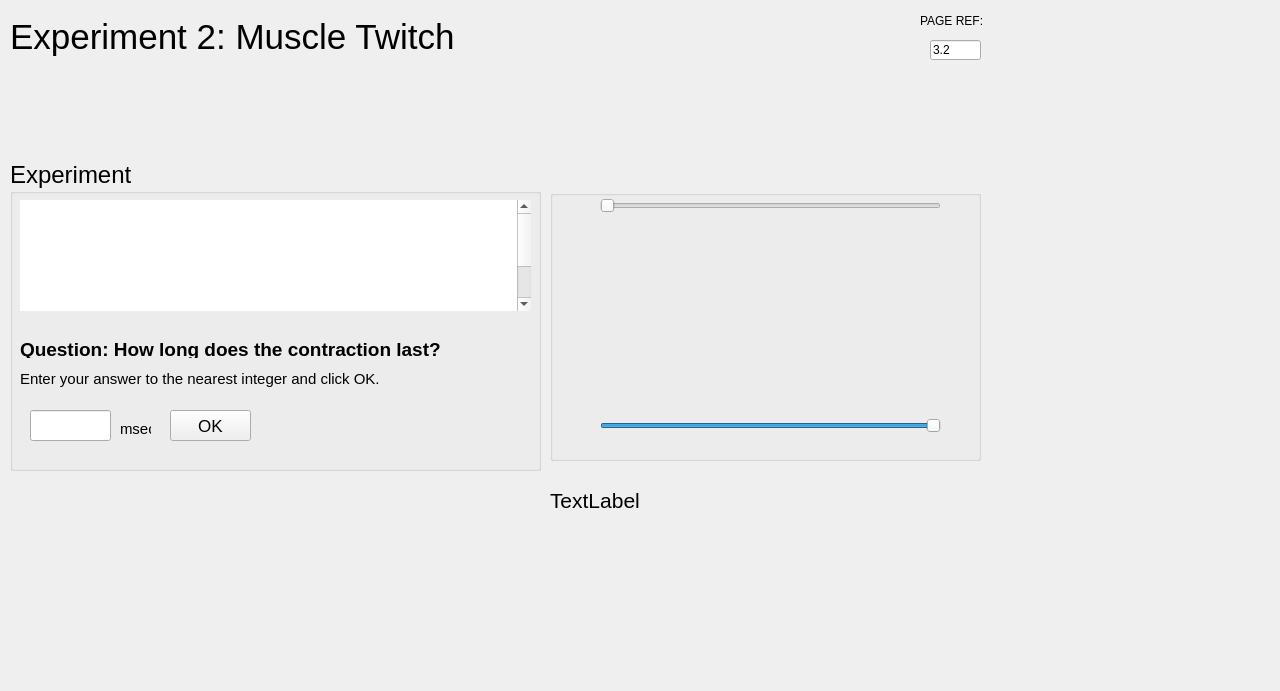
<?xml version="1.0" encoding="UTF-8"?>
<ui version="4.0">
 <class>MainWindow</class>
 <widget class="QMainWindow" name="MainWindow">
  <property name="geometry">
   <rect>
    <x>0</x>
    <y>0</y>
    <width>1280</width>
    <height>691</height>
   </rect>
  </property>
  <property name="windowTitle">
   <string>MainWindow</string>
  </property>
  <widget class="QWidget" name="centralwidget">
   <widget class="QPushButton" name="pushButtonBack">
    <property name="geometry">
     <rect>
      <x>13</x>
      <y>703</y>
      <width>75</width>
      <height>23</height>
     </rect>
    </property>
    <property name="sizePolicy">
     <sizepolicy hsizetype="Maximum" vsizetype="Fixed">
      <horstretch>0</horstretch>
      <verstretch>0</verstretch>
     </sizepolicy>
    </property>
    <property name="text">
     <string>BACK</string>
    </property>
   </widget>
   <widget class="QPushButton" name="pushButtonNext">
    <property name="geometry">
     <rect>
      <x>94</x>
      <y>703</y>
      <width>75</width>
      <height>23</height>
     </rect>
    </property>
    <property name="sizePolicy">
     <sizepolicy hsizetype="Maximum" vsizetype="Fixed">
      <horstretch>0</horstretch>
      <verstretch>0</verstretch>
     </sizepolicy>
    </property>
    <property name="text">
     <string>NEXT</string>
    </property>
   </widget>
   <widget class="QPushButton" name="pushButtonMenu">
    <property name="enabled">
     <bool>true</bool>
    </property>
    <property name="geometry">
     <rect>
      <x>917</x>
      <y>703</y>
      <width>75</width>
      <height>23</height>
     </rect>
    </property>
    <property name="sizePolicy">
     <sizepolicy hsizetype="Maximum" vsizetype="Fixed">
      <horstretch>0</horstretch>
      <verstretch>0</verstretch>
     </sizepolicy>
    </property>
    <property name="minimumSize">
     <size>
      <width>50</width>
      <height>20</height>
     </size>
    </property>
    <property name="text">
     <string>MENU</string>
    </property>
   </widget>
   <widget class="QProgressBar" name="progressBar">
    <property name="geometry">
     <rect>
      <x>175</x>
      <y>704</y>
      <width>649</width>
      <height>21</height>
     </rect>
    </property>
    <property name="sizePolicy">
     <sizepolicy hsizetype="Minimum" vsizetype="Fixed">
      <horstretch>0</horstretch>
      <verstretch>0</verstretch>
     </sizepolicy>
    </property>
    <property name="value">
     <number>1</number>
    </property>
    <property name="textVisible">
     <bool>false</bool>
    </property>
   </widget>
   <widget class="QLabel" name="labelPage">
    <property name="geometry">
     <rect>
      <x>830</x>
      <y>700</y>
      <width>81</width>
      <height>20</height>
     </rect>
    </property>
    <property name="sizePolicy">
     <sizepolicy hsizetype="Maximum" vsizetype="Preferred">
      <horstretch>0</horstretch>
      <verstretch>0</verstretch>
     </sizepolicy>
    </property>
    <property name="font">
     <font>
      <pointsize>11</pointsize>
      <weight>75</weight>
      <bold>true</bold>
     </font>
    </property>
    <property name="styleSheet">
     <string notr="true">color: rgb(255, 255, 255);</string>
    </property>
    <property name="text">
     <string>PAGE 2 / 5</string>
    </property>
   </widget>
   <widget class="QLineEdit" name="lineEdit">
    <property name="geometry">
     <rect>
      <x>930</x>
      <y>40</y>
      <width>51</width>
      <height>20</height>
     </rect>
    </property>
    <property name="sizePolicy">
     <sizepolicy hsizetype="Ignored" vsizetype="Fixed">
      <horstretch>0</horstretch>
      <verstretch>0</verstretch>
     </sizepolicy>
    </property>
    <property name="text">
     <string>3.2</string>
    </property>
    <property name="readOnly">
     <bool>true</bool>
    </property>
   </widget>
   <widget class="QLabel" name="labelPageRef">
    <property name="geometry">
     <rect>
      <x>920</x>
      <y>10</y>
      <width>71</width>
      <height>21</height>
     </rect>
    </property>
    <property name="sizePolicy">
     <sizepolicy hsizetype="Maximum" vsizetype="Preferred">
      <horstretch>0</horstretch>
      <verstretch>0</verstretch>
     </sizepolicy>
    </property>
    <property name="text">
     <string>PAGE REF:</string>
    </property>
   </widget>
   <widget class="QLabel" name="labelCurrentWindow">
    <property name="geometry">
     <rect>
      <x>10</x>
      <y>0</y>
      <width>571</width>
      <height>74</height>
     </rect>
    </property>
    <property name="font">
     <font>
      <pointsize>26</pointsize>
     </font>
    </property>
    <property name="text">
     <string>Experiment 2: Muscle Twitch</string>
    </property>
   </widget>
   <widget class="QGroupBox" name="groupBox_2">
    <property name="geometry">
     <rect>
      <x>10</x>
      <y>160</y>
      <width>531</width>
      <height>311</height>
     </rect>
    </property>
    <property name="font">
     <font>
      <pointsize>18</pointsize>
     </font>
    </property>
    <property name="title">
     <string>Experiment</string>
    </property>
    <widget class="QTextEdit" name="textEdit">
     <property name="geometry">
      <rect>
       <x>10</x>
       <y>40</y>
       <width>511</width>
       <height>111</height>
      </rect>
     </property>
     <property name="font">
      <font>
       <pointsize>21</pointsize>
      </font>
     </property>
     <property name="frameShape">
      <enum>QFrame::NoFrame</enum>
     </property>
     <property name="html">
      <string>&lt;!DOCTYPE HTML PUBLIC &quot;-//W3C//DTD HTML 4.0//EN&quot; &quot;http://www.w3.org/TR/REC-html40/strict.dtd&quot;&gt;
&lt;html&gt;&lt;head&gt;&lt;meta name=&quot;qrichtext&quot; content=&quot;1&quot; /&gt;&lt;style type=&quot;text/css&quot;&gt;
p, li { white-space: pre-wrap; }
&lt;/style&gt;&lt;/head&gt;&lt;body style=&quot; font-family:'.AppleSystemUIFont'; font-size:21pt; font-weight:400; font-style:normal;&quot;&gt;
&lt;p align=&quot;justify&quot; style=&quot; margin-top:0px; margin-bottom:0px; margin-left:0px; margin-right:0px; -qt-block-indent:0; text-indent:0px;&quot;&gt;&lt;a name=&quot;docs-internal-guid-0e78bb74-7fff-60c2-4db2-217823a9ece0&quot;&gt;&lt;/a&gt;&lt;span style=&quot; font-family:'Times New Roman'; font-size:18pt; color:#ffffff; background-color:transparent;&quot;&gt;T&lt;/span&gt;&lt;span style=&quot; font-family:'Times New Roman'; font-size:18pt; color:#ffffff; background-color:transparent;&quot;&gt;he stimulus, muscle action potential and muscle contraction have been recorded simultaneously using a 3-channel recorder.&lt;/span&gt;&lt;/p&gt;
&lt;p align=&quot;justify&quot; style=&quot; margin-top:0px; margin-bottom:0px; margin-left:0px; margin-right:0px; -qt-block-indent:0; text-indent:0px;&quot;&gt;&lt;span style=&quot; font-family:'Times New Roman'; font-size:18pt; color:#ffffff; background-color:transparent;&quot;&gt;The muscle contraction is calibrated in g weight, but the action potential is recorded using arbitrary scale.&lt;/span&gt;&lt;/p&gt;&lt;/body&gt;&lt;/html&gt;</string>
     </property>
    </widget>
    <widget class="QLabel" name="label_3">
     <property name="geometry">
      <rect>
       <x>10</x>
       <y>180</y>
       <width>571</width>
       <height>18</height>
      </rect>
     </property>
     <property name="font">
      <font>
       <pointsize>14</pointsize>
       <weight>75</weight>
       <bold>true</bold>
      </font>
     </property>
     <property name="text">
      <string>Question: How long does the contraction last? </string>
     </property>
    </widget>
    <widget class="QLabel" name="label_4">
     <property name="geometry">
      <rect>
       <x>10</x>
       <y>210</y>
       <width>571</width>
       <height>18</height>
      </rect>
     </property>
     <property name="font">
      <font>
       <pointsize>11</pointsize>
      </font>
     </property>
     <property name="text">
      <string>Enter your answer to the nearest integer and click OK.</string>
     </property>
    </widget>
    <widget class="QLineEdit" name="lineEditQuestion1">
     <property name="geometry">
      <rect>
       <x>20</x>
       <y>250</y>
       <width>81</width>
       <height>31</height>
      </rect>
     </property>
     <property name="text">
      <string/>
     </property>
    </widget>
    <widget class="QPushButton" name="pushButtonAnswerQuestion1">
     <property name="geometry">
      <rect>
       <x>160</x>
       <y>250</y>
       <width>81</width>
       <height>31</height>
      </rect>
     </property>
     <property name="font">
      <font>
       <pointsize>13</pointsize>
      </font>
     </property>
     <property name="text">
      <string>OK</string>
     </property>
    </widget>
    <widget class="QLabel" name="label_5">
     <property name="geometry">
      <rect>
       <x>110</x>
       <y>260</y>
       <width>31</width>
       <height>18</height>
      </rect>
     </property>
     <property name="font">
      <font>
       <pointsize>11</pointsize>
      </font>
     </property>
     <property name="text">
      <string>msec</string>
     </property>
    </widget>
   </widget>
   <widget class="QGroupBox" name="groupBox">
    <property name="geometry">
     <rect>
      <x>550</x>
      <y>190</y>
      <width>431</width>
      <height>271</height>
     </rect>
    </property>
    <property name="title">
     <string/>
    </property>
    <widget class="QLabel" name="label">
     <property name="geometry">
      <rect>
       <x>0</x>
       <y>0</y>
       <width>431</width>
       <height>271</height>
      </rect>
     </property>
     <property name="text">
      <string/>
     </property>
     <property name="pixmap">
      <pixmap>../img/IM3XP2.1.png</pixmap>
     </property>
     <property name="scaledContents">
      <bool>true</bool>
     </property>
    </widget>
    <widget class="QSlider" name="horizontalSlider">
     <property name="geometry">
      <rect>
       <x>50</x>
       <y>-100</y>
       <width>341</width>
       <height>231</height>
      </rect>
     </property>
     <property name="maximum">
      <number>150</number>
     </property>
     <property name="singleStep">
      <number>10</number>
     </property>
     <property name="orientation">
      <enum>Qt::Horizontal</enum>
     </property>
     <property name="invertedAppearance">
      <bool>false</bool>
     </property>
     <property name="invertedControls">
      <bool>false</bool>
     </property>
    </widget>
    <widget class="QSlider" name="horizontalSlider_2">
     <property name="geometry">
      <rect>
       <x>50</x>
       <y>120</y>
       <width>341</width>
       <height>231</height>
      </rect>
     </property>
     <property name="maximum">
      <number>150</number>
     </property>
     <property name="singleStep">
      <number>10</number>
     </property>
     <property name="sliderPosition">
      <number>150</number>
     </property>
     <property name="orientation">
      <enum>Qt::Horizontal</enum>
     </property>
     <property name="invertedAppearance">
      <bool>false</bool>
     </property>
     <property name="invertedControls">
      <bool>false</bool>
     </property>
    </widget>
   </widget>
   <widget class="QLabel" name="labelDifference">
    <property name="geometry">
     <rect>
      <x>550</x>
      <y>470</y>
      <width>151</width>
      <height>61</height>
     </rect>
    </property>
    <property name="font">
     <font>
      <pointsize>16</pointsize>
     </font>
    </property>
    <property name="text">
     <string>TextLabel</string>
    </property>
   </widget>
  </widget>
  <widget class="QMenuBar" name="menubar">
   <property name="geometry">
    <rect>
     <x>0</x>
     <y>0</y>
     <width>1280</width>
     <height>22</height>
    </rect>
   </property>
  </widget>
 </widget>
 <resources>
  <include location="../resources.qrc"/>
 </resources>
 <connections/>
</ui>
